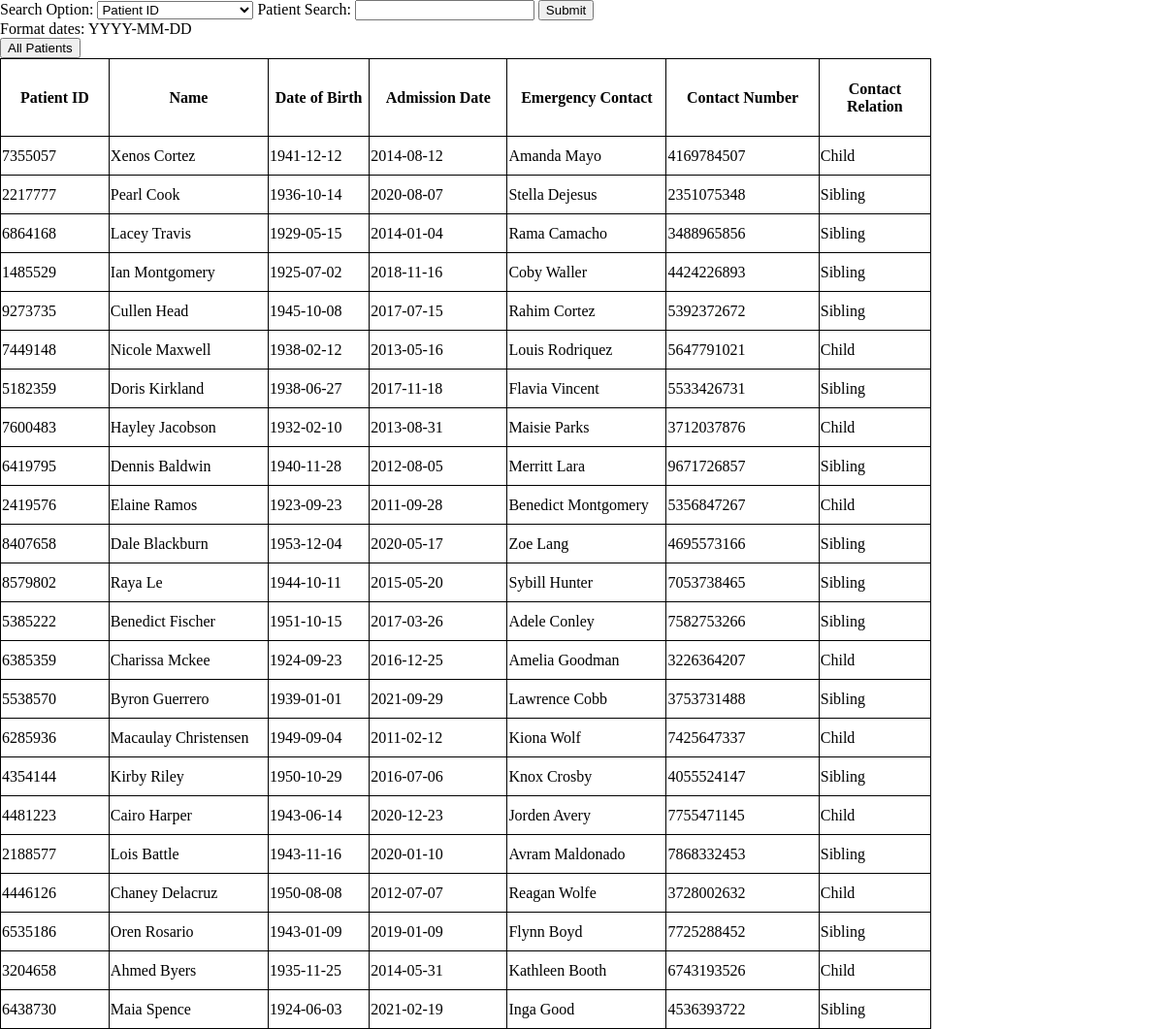
The app's page /patient.php with its own data.
### tables this page shows
CREATE TABLE `Patient` (
  `patientID` int(50) NOT NULL,  
  `fName` text NOT NULL,
  `lName` text NOT NULL,
  `admissionDate` date NOT NULL,
  `groupID` int(1) NOT NULL,  
  `familyCode` int(3) NOT NULL,
  `emergencyContactName` varchar(50) NOT NULL,
  `emergencyContactNumber` bigint(10) DEFAULT NULL,
  `emergencyContactRelation` varchar(50) NOT NULL,  
  `email` varchar(50) NOT NULL,
  `DOB` date NOT NULL,
  `password` varchar(15) NOT NULL,  
  `approval` int(1) NOT NULL,  
  `totalDues` decimal(10,2) NOT NULL,
  `phone` bigint(10) DEFAULT NULL
);

### patient.php (the view, shortened to what this page needs)
<?php
include 'db_connection.php';
if(!isset($_POST['option'])){
    $sql = "SELECT patientID,fName,lName,DOB,admissionDate,emergencyContactName,emergencyContactNumber,emergencyContactRelation
    FROM Patient
    WHERE approval = 1;";
    $result = $conn->query($sql);
}
?>
<html>
<head>
  <link rel="stylesheet" href="CSS/patientStyles.css">
</head>
    <body>
        <form action="patient.php" method="POST">
            <label for="option">Search Option: </label>
            <select name="option" id="option">
            <option value="id">Patient ID</option>
            </select>
            <label for="search">Patient Search:</label>
            <input type="text" name="search" id="search" required>
            <input type="submit" id="enter" value="Submit">
        </form>
        <p>Format dates: YYYY-MM-DD</p>
        <form action="patient.php" method="POST">
            <input type="submit" id="cancel" value="All Patients">
        </form>
        <table width='30%' border=0>
                    <th>Patient ID</th>
                    <th>Name </th>
                    <th>Date of Birth </th>
                    <th>Admission Date</th>
                    <th>Emergency Contact</th>
                    <th>Contact Number</th>
                    <th>Contact Relation</th>
                <?php
                while($res = mysqli_fetch_array($result)) {
                    echo "<tr>";
                    echo "<td>".$res['patientID']."</td>";
                    echo "<td>".$res['fName']. " " .$res['lName']."</td>";
                    echo "<td>".$res['DOB']."</td>";
                    echo "<td>".$res['admissionDate']."</td>";
                    echo "<td>".$res['emergencyContactName']."</td>";
                    echo "<td>".$res['emergencyContactNumber']."</td>";
                    echo "<td>".$res['emergencyContactRelation']."</td>";
                }
                ?>
         </table>
    </body>
</html>

### CSS/patientStyles.css (style rules this page uses)
* { box-sizing: border-box; margin: 0; }
table, th, tr { border: 1px solid black; width: 80%; }
table, th, td { border: 1px solid black; border-collapse: collapse; }
th { height:80px; width: 55px; }
td { height: 40px; }

### records on screen
patient: patientID "7355057", fName "Xenos", lName "Cortez", DOB "1941-12-12", admissionDate "2014-08-12", emergencyContactName "Amanda Mayo", emergencyContactNumber "4169784507", emergencyContactRelation "Child"
patient: patientID "2217777", fName "Pearl", lName "Cook", DOB "1936-10-14", admissionDate "2020-08-07", emergencyContactName "Stella Dejesus", emergencyContactNumber "2351075348", emergencyContactRelation "Sibling"
patient: patientID "6864168", fName "Lacey", lName "Travis", DOB "1929-05-15", admissionDate "2014-01-04", emergencyContactName "Rama Camacho", emergencyContactNumber "3488965856", emergencyContactRelation "Sibling"
patient: patientID "1485529", fName "Ian", lName "Montgomery", DOB "1925-07-02", admissionDate "2018-11-16", emergencyContactName "Coby Waller", emergencyContactNumber "4424226893", emergencyContactRelation "Sibling"
patient: patientID "9273735", fName "Cullen", lName "Head", DOB "1945-10-08", admissionDate "2017-07-15", emergencyContactName "Rahim Cortez", emergencyContactNumber "5392372672", emergencyContactRelation "Sibling"
patient: patientID "7449148", fName "Nicole", lName "Maxwell", DOB "1938-02-12", admissionDate "2013-05-16", emergencyContactName "Louis Rodriquez", emergencyContactNumber "5647791021", emergencyContactRelation "Child"
patient: patientID "5182359", fName "Doris", lName "Kirkland", DOB "1938-06-27", admissionDate "2017-11-18", emergencyContactName "Flavia Vincent", emergencyContactNumber "5533426731", emergencyContactRelation "Sibling"
patient: patientID "7600483", fName "Hayley", lName "Jacobson", DOB "1932-02-10", admissionDate "2013-08-31", emergencyContactName "Maisie Parks", emergencyContactNumber "3712037876", emergencyContactRelation "Child"
patient: patientID "6419795", fName "Dennis", lName "Baldwin", DOB "1940-11-28", admissionDate "2012-08-05", emergencyContactName "Merritt Lara", emergencyContactNumber "9671726857", emergencyContactRelation "Sibling"
patient: patientID "2419576", fName "Elaine", lName "Ramos", DOB "1923-09-23", admissionDate "2011-09-28", emergencyContactName "Benedict Montgomery", emergencyContactNumber "5356847267", emergencyContactRelation "Child"
patient: patientID "8407658", fName "Dale", lName "Blackburn", DOB "1953-12-04", admissionDate "2020-05-17", emergencyContactName "Zoe Lang", emergencyContactNumber "4695573166", emergencyContactRelation "Sibling"
patient: patientID "8579802", fName "Raya", lName "Le", DOB "1944-10-11", admissionDate "2015-05-20", emergencyContactName "Sybill Hunter", emergencyContactNumber "7053738465", emergencyContactRelation "Sibling"
patient: patientID "5385222", fName "Benedict", lName "Fischer", DOB "1951-10-15", admissionDate "2017-03-26", emergencyContactName "Adele Conley", emergencyContactNumber "7582753266", emergencyContactRelation "Sibling"
patient: patientID "6385359", fName "Charissa", lName "Mckee", DOB "1924-09-23", admissionDate "2016-12-25", emergencyContactName "Amelia Goodman", emergencyContactNumber "3226364207", emergencyContactRelation "Child"
patient: patientID "5538570", fName "Byron", lName "Guerrero", DOB "1939-01-01", admissionDate "2021-09-29", emergencyContactName "Lawrence Cobb", emergencyContactNumber "3753731488", emergencyContactRelation "Sibling"
patient: patientID "6285936", fName "Macaulay", lName "Christensen", DOB "1949-09-04", admissionDate "2011-02-12", emergencyContactName "Kiona Wolf", emergencyContactNumber "7425647337", emergencyContactRelation "Child"
patient: patientID "4354144", fName "Kirby", lName "Riley", DOB "1950-10-29", admissionDate "2016-07-06", emergencyContactName "Knox Crosby", emergencyContactNumber "4055524147", emergencyContactRelation "Sibling"
patient: patientID "4481223", fName "Cairo", lName "Harper", DOB "1943-06-14", admissionDate "2020-12-23", emergencyContactName "Jorden Avery", emergencyContactNumber "7755471145", emergencyContactRelation "Child"
patient: patientID "2188577", fName "Lois", lName "Battle", DOB "1943-11-16", admissionDate "2020-01-10", emergencyContactName "Avram Maldonado", emergencyContactNumber "7868332453", emergencyContactRelation "Sibling"
patient: patientID "4446126", fName "Chaney", lName "Delacruz", DOB "1950-08-08", admissionDate "2012-07-07", emergencyContactName "Reagan Wolfe", emergencyContactNumber "3728002632", emergencyContactRelation "Child"
patient: patientID "6535186", fName "Oren", lName "Rosario", DOB "1943-01-09", admissionDate "2019-01-09", emergencyContactName "Flynn Boyd", emergencyContactNumber "7725288452", emergencyContactRelation "Sibling"
patient: patientID "3204658", fName "Ahmed", lName "Byers", DOB "1935-11-25", admissionDate "2014-05-31", emergencyContactName "Kathleen Booth", emergencyContactNumber "6743193526", emergencyContactRelation "Child"
patient: patientID "6438730", fName "Maia", lName "Spence", DOB "1924-06-03", admissionDate "2021-02-19", emergencyContactName "Inga Good", emergencyContactNumber "4536393722", emergencyContactRelation "Sibling"
